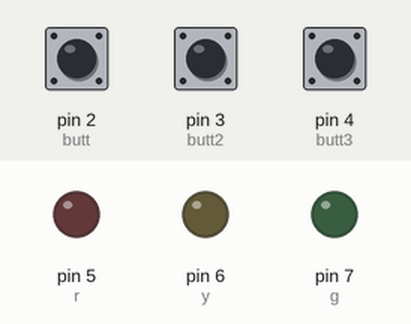
Recording of a sketch running on a simulated Arduino Uno, built with avr-gcc and run on an emulated ATmega328P. On the bench: output pins drawn as LEDs (lit = HIGH). Dashed ring = blinking. Inputs (shaded band) come from the test bench; at power-on: pin 2 (butt) LOW, pin 3 (butt2) LOW, pin 4 (butt3) LOW.

Above: at 1.2 s.
1.3 s: pin 2 (butt) pulsed HIGH 5 times (0.12 s each, 0.3 s apart)
At 1.75 s:
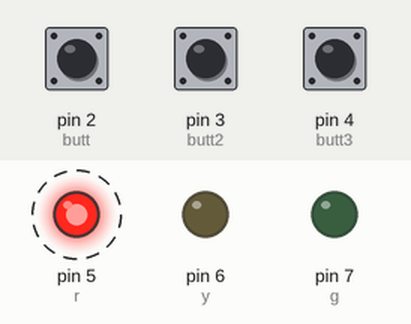
4.3 s: pin 2 (butt) pulled HIGH for 0.15 s
At 5.3 s:
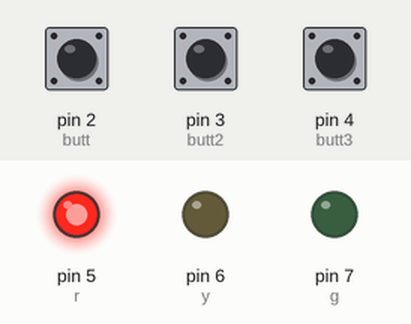
5.9 s: pin 2 (butt) pulled HIGH for 1 s
At 6.5 s:
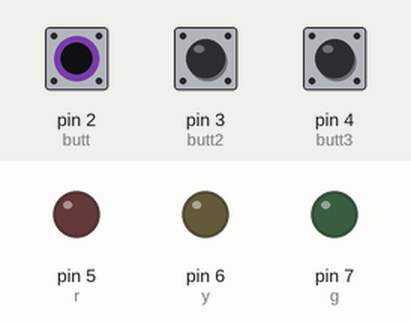
8.4 s: pin 3 (butt2) pulsed HIGH 2 times (0.12 s each, 0.3 s apart)
At 9.8 s:
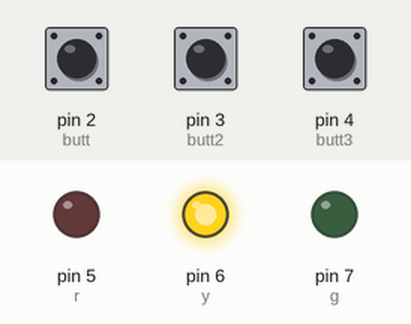
10.5 s: pin 2 (butt) pulled HIGH for 0.15 s
At 11.2 s:
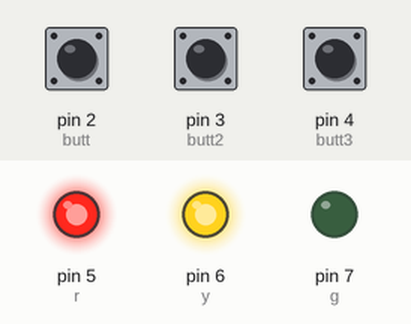
Timing chart, 0 to 13.1 s (numbered marks = the images above; inputs shaded):
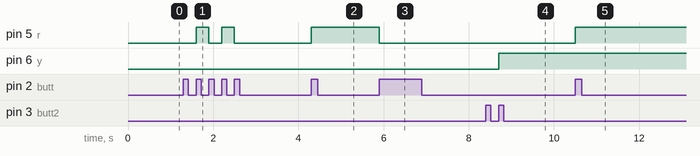

Measured:
- after the input at 1.3 s, pin 5 (r): alternates HIGH for 0.30 s and LOW for 0.30 s, 4 changes in all, then stays LOW, starting after 0.30 s
- after the input at 4.3 s, pin 5 (r): LOW → HIGH at once
- after the input at 5.9 s, pin 5 (r): HIGH → LOW at once
- after the input at 8.4 s, pin 6 (y): LOW → HIGH after 0.30 s
- after the input at 10.5 s, pin 5 (r): LOW → HIGH at once

The sketch:

hold_button_husnul.ino
```cpp
//hold button logic

//inisialisasi button
int butt = 2;
int butt2 = 3;
int butt3 = 4;

//inisialisasi led
int r = 5;
int y = 6;
int g = 7;

//button logic 1 led 1
int laststate = 0;
int newstate = 0;
int ledstate = 0;

//button logic 2 led 2
int laststate2 = 0;
int newstate2 = 0;
int ledstate2 = 0;

//button logic 3 led 3
int laststate3 = 0;
int newstate3 = 0;
int ledstate3 = 0;

void setup() {
  // serial setup
  Serial.begin(9600);

  //led as output
  pinMode(r, OUTPUT);
  pinMode(y, OUTPUT);
  pinMode(g, OUTPUT);

  //button as input
  pinMode(butt, INPUT);
  pinMode(butt2, INPUT);
  pinMode(butt3, INPUT);
}

void loop() {
  // pembacaan button
newstate = digitalRead(butt);
newstate2 = digitalRead(butt2);
newstate3 = digitalRead(butt3);


//button 1 untuk led 1
  if(laststate == 0 && newstate == 1){
    if(ledstate == 1){
       digitalWrite(r, HIGH);
       ledstate = 0;
    } else{
        digitalWrite(r, LOW);
        ledstate = 1;
    }
  }
  laststate = newstate;

//button2 untuk led 2
  if(laststate2 == 0 && newstate2 == 1){
    if(ledstate2 == 1){
       digitalWrite(y, HIGH);
       ledstate2 = 0;
    } else{
        digitalWrite(y, LOW);
        ledstate2 = 1;
    }
  }
  laststate2 = newstate2;

//button 3 untuk led 3
  if(laststate3 == 0 && newstate3 == 1){
    if(ledstate3 == 1){
       digitalWrite(g, HIGH);
       ledstate3 = 0;
    } else{
        digitalWrite(g, LOW);
        ledstate3 = 1;
    }
  }
  laststate3 = newstate3;

}
```
